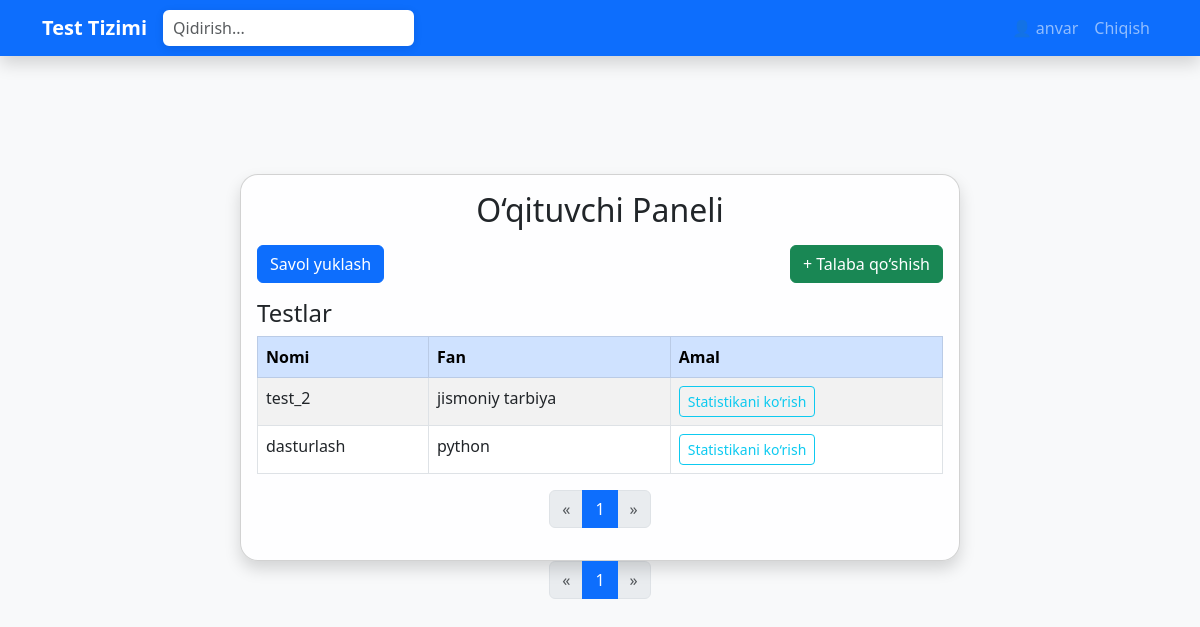
Before: /api/teacher/dashboard/ (signed in) with the older database file.
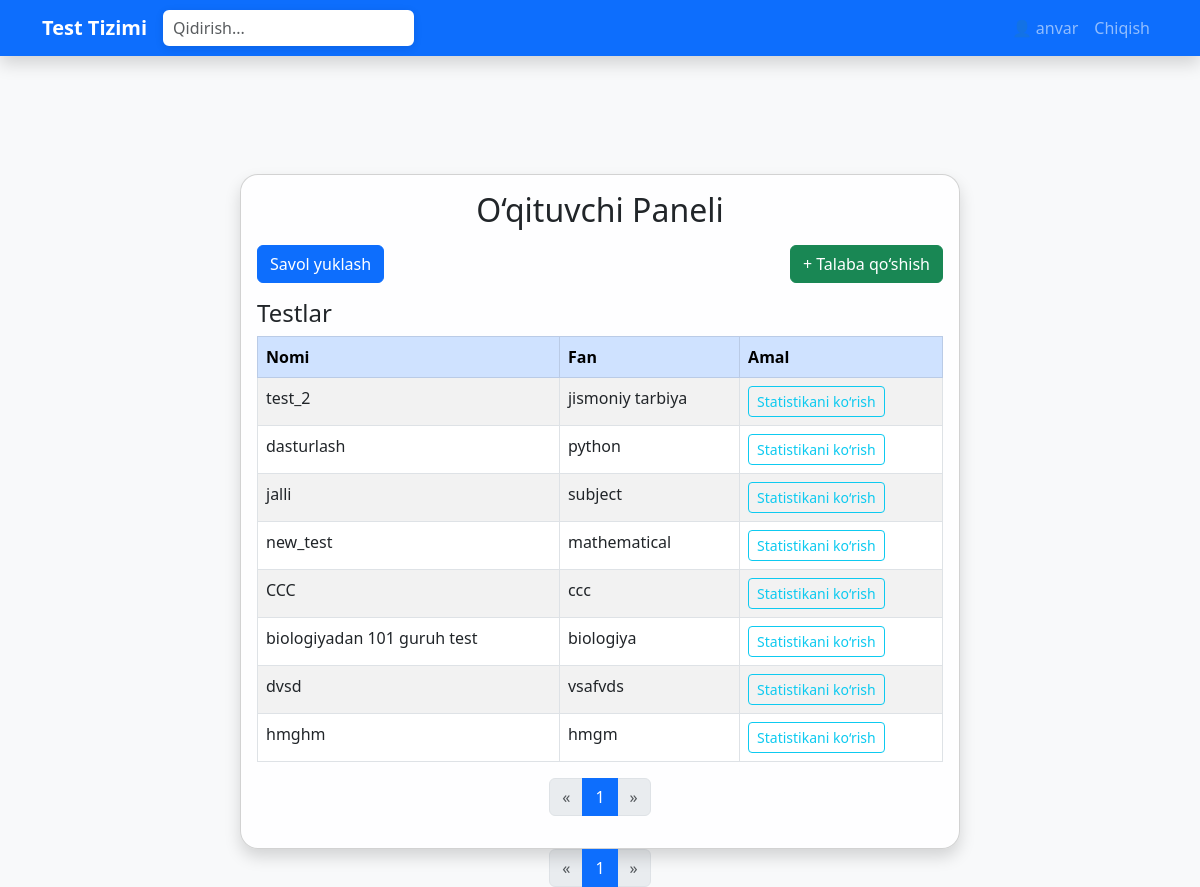
After: the same page with the newer database file.
### app/models.py (models this page shows, shortened)
class User(AbstractUser):
    is_teacher = models.BooleanField(default=False)
    is_student = models.BooleanField(default=False)
    groups = models.ManyToManyField(
        Group,
        related_name="group",  # related_name o'zgartiring
        blank=True,
        help_text="The groups this user belongs to.",
        verbose_name="groups",
    )
    user_permissions = models.ManyToManyField(
        Permission,
        related_name="user_permissions",  # related_name o'zgartiring
        blank=True,
        help_text="Specific permissions for this user.",
        verbose_name="user permissions",
    )

class Test(models.Model):
    title = models.CharField(max_length=255)
    subject = models.CharField(max_length=255)
    created_by = models.ForeignKey(User, on_delete=models.CASCADE)  # Teacher
    start_time = models.DateTimeField()
    end_time = models.DateTimeField()
    group = models.CharField(max_length=50, blank=True, null=True)  # New field for group assignment

### app/views.py (the view)
# urls.py: path('teacher/dashboard/', teacher_dashboard_view, name='teacher_dashboard'),
@login_required
def teacher_dashboard_view(request):
    if not request.user.is_teacher:
        return redirect('test_list')
    tests = Test.objects.filter(created_by=request.user)
    paginator = Paginator(tests, 8)  # 8 ta test har bir sahifada
    page_number = request.GET.get('page')
    page_obj = paginator.get_page(page_number)
    return render(request, 'teacher/dashboard.html', {'tests': page_obj, 'page_obj': page_obj})

### templates/teacher/dashboard.html (shortened to what this page needs)
{% extends 'base.html' %}
{% block content %}
<div class="container mt-4">
    <div class="row justify-content-center">
        <div class="col-md-8">
            <div class="card shadow">
                <div class="card-body">
                    <h2 class="mb-3 text-center">O‘qituvchi Paneli</h2>
                    <a href="{% url 'upload_questions' %}" class="btn btn-primary mb-3">Savol yuklash</a>
                    <a href="{% url 'add_student' %}" class="btn btn-success mb-3 float-end">+ Talaba qo‘shish</a>
                    <h4>Testlar</h4>
                    <table class="table table-bordered table-striped" id="mainTable">
                        <thead class="table-primary">
                            <tr>
                                <th>Nomi</th>
                                <th>Fan</th>
                                <th>Amal</th>
                            </tr>
                        </thead>
                        <tbody>
                        {% for test in tests %}
                            <tr>
                                <td>{{ test.title }}</td>
                                <td>{{ test.subject }}</td>
                                <td><a href="{% url 'test_statistics' test.id %}" class="btn btn-outline-info btn-sm">Statistikani ko‘rish</a></td>
                            </tr>
                        {% endfor %}
                        </tbody>
                    </table>
                    {% block pagination %}
                    <nav aria-label="Test sahifalari">
                        <ul class="pagination justify-content-center">
                            {% if page_obj.has_previous %}
                                <li class="page-item">
                                    <a class="page-link" href="?page={{ page_obj.previous_page_number }}">&laquo;</a>
                                </li>
                            {% else %}
                                <li class="page-item disabled"><span class="page-link">&laquo;</span></li>
                            {% endif %}
                            {% for num in page_obj.paginator.page_range %}
                                {% if page_obj.number == num %}
                                    <li class="page-item active"><span class="page-link">{{ num }}</span></li>
                                {% elif num > page_obj.number|add:'-3' and num < page_obj.number|add:'3' %}
                                    <li class="page-item"><a class="page-link" href="?page={{ num }}">{{ num }}</a></li>
                                {% endif %}
                            {% endfor %}
                            {% if page_obj.has_next %}
                                <li class="page-item">
                                    <a class="page-link" href="?page={{ page_obj.next_page_number }}">&raquo;</a>
                                </li>
                            {% else %}
                                <li class="page-item disabled"><span class="page-link">&raquo;</span></li>
                            {% endif %}
                        </ul>
                    </nav>
                    {% endblock %}
                </div>
            </div>
        </div>
    </div>
</div>
{% endblock %}

### templates/base.html (shortened to what this page needs)
<!DOCTYPE html>
<html lang="uz">
<head>
    {% load static %}
    <link rel="stylesheet" href="{% static 'css/style.css' %}">
    <link href="https://cdn.jsdelivr.net/npm/bootstrap@5.3.0/dist/css/bootstrap.min.css" rel="stylesheet">
</head>
<body class="bg-light">
    <nav class="navbar navbar-expand-lg navbar-dark bg-primary mb-4 fixed-top shadow" style="top:0; z-index:1040;">
        <div class="container">
            <a class="navbar-brand fw-bold" href="/">Test Tizimi</a>
            <div class="d-flex align-items-center ms-auto me-3" style="min-width:220px; max-width:320px;">
                <input type="text" id="searchInput" class="form-control form-control-sm" style="background:#fff; font-size:1rem; border-radius:6px; box-shadow:0 2px 8px rgba(0,0,0,0.10); border:2px solid #fff; transition:box-shadow 0.2s;" onfocus="this.style.boxShadow='0 0 0 0.2rem #0d6efd33'" onblur="this.style.boxShadow='0 2px 8px rgba(0,0,0,0.10)'" onkeyup="filterTable('searchInput', 'mainTable')" placeholder="Qidirish...">
            </div>
            <div class="collapse navbar-collapse">
                <ul class="navbar-nav ms-auto">
                    {% if user.is_authenticated %}
                        <li class="nav-item">
                            <span class="nav-link">👤 {{ user.username }}</span>
                        </li>
                        <li class="nav-item">
                            <a class="nav-link" href="{% url 'login' %}">Chiqish</a>
                        </li>
                    {% endif %}
                </ul>
            </div>
        </div>
    </nav>
    <div style="height:70px;"></div>
    <main class="container">
        {% block content %}{% endblock %}
        {% block pagination %}{% endblock %}
    </main>
</body>
</html>

### static/css/style.css (style rules this page uses)
html, body { height: 100%; min-height: 100vh; }
body { font-family: Arial, sans-serif; margin: 20px; background: none !important; position: relative; min-height: 100vh; }
h2 { color: #333; }
input, select, button { margin: 5px; padding: 5px; }
table { border-collapse: collapse; width: 100%; }
th, td { border: 1px solid #ddd; padding: 8px; text-align: left; }
main.container, .container, .row, .card, .modal, .navbar, .alert { position: relative; z-index: 1; }

### templates/base.html (style rules this page uses)
html, body { height: 100%; min-height: 100vh; }
body { background: none !important; min-height: 100vh; }
main.container, .container, .row, .card, .modal, .navbar, .alert { position: relative; z-index: 1; }
.card { border-radius: 18px; background: rgba(255,255,255,0.85) !important; box-shadow: 0 8px 32px 0 rgba(31,38,135,0.10); z-index: 2; }

Changed rows visible on the page:
added Test: title "jalli", subject "subject"
added Test: title "new_test", subject "mathematical"
added Test: title "CCC", subject "ccc"
added Test: title "biologiyadan 101 guruh test", subject "biologiya"
added Test: title "dvsd", subject "vsafvds"
added Test: title "hmghm", subject "hmgm"
